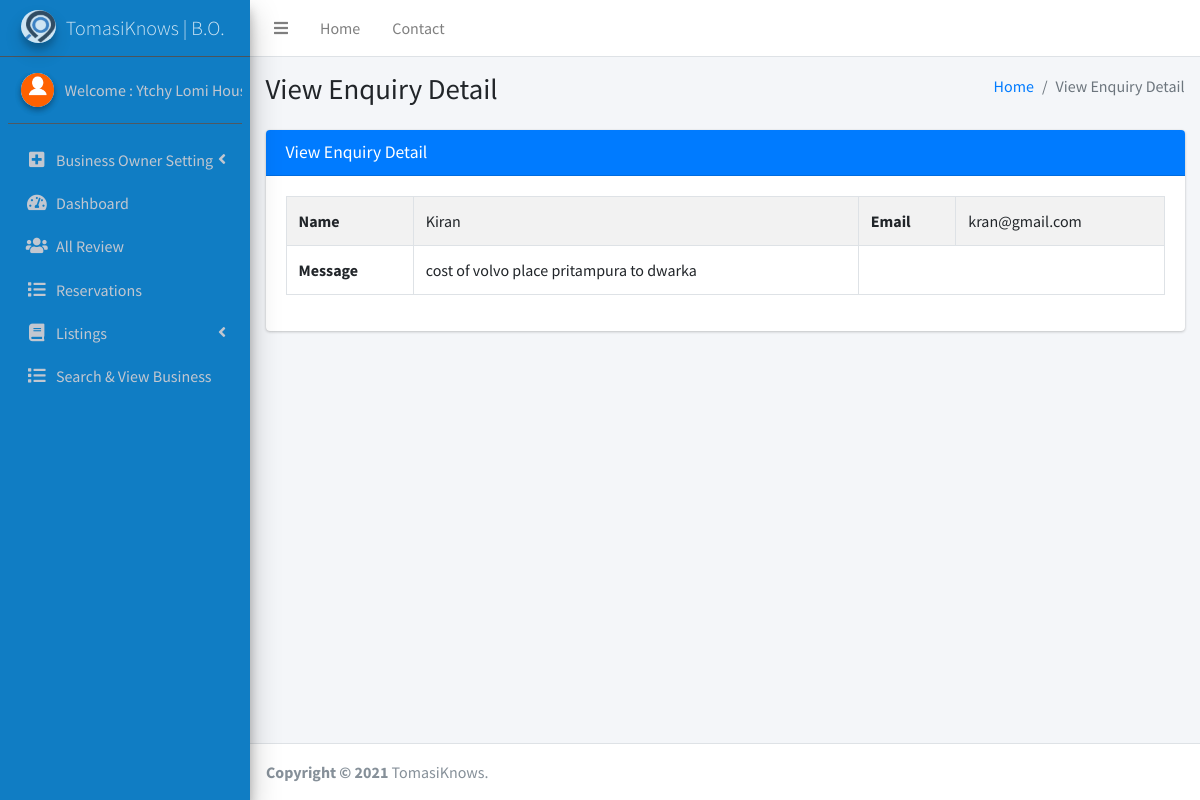
The page /admin/view-enquiry.php?vid=1 (signed in) on the database its author committed.
### tables this page shows
CREATE TABLE `tblcontact` (
  `ID` int(10) NOT NULL AUTO_INCREMENT,
  `Name` varchar(200) DEFAULT NULL,
  `Email` varchar(200) DEFAULT NULL,
  `Message` mediumtext DEFAULT NULL,
  `EnquiryDate` timestamp NOT NULL DEFAULT current_timestamp(),
  `IsRead` int(5) DEFAULT NULL,
  `isDeleted` int(11) DEFAULT 0,
  PRIMARY KEY (`ID`)
);

### admin/view-enquiry.php (the view, shortened to what this page needs)
<?php
if (strlen($_SESSION['lssemsaid']==0)) {
  header('location:logout.php');
  } else{
  ?>
<!DOCTYPE html>
<html>
<head>
  <link rel="stylesheet" href="plugins/fontawesome-free/css/all.min.css">
  <link rel="stylesheet" href="https://code.ionicframework.com/ionicons/2.0.1/css/ionicons.min.css">
  <link rel="stylesheet" href="dist/css/adminlte.min.css">
</head>
<body class="hold-transition sidebar-mini">
<div class="wrapper">
  <?php include_once('includes/header.php');?>
<?php include_once('includes/sidebar.php');?>
  <div class="content-wrapper">
    <section class="content-header">
      <div class="container-fluid">
        <div class="row mb-2">
          <div class="col-sm-6">
            <h1>View Enquiry Detail</h1>
          </div>
          <div class="col-sm-6">
            <ol class="breadcrumb float-sm-right">
              <li class="breadcrumb-item"><a href="dashboard.php">Home</a></li>
              <li class="breadcrumb-item active">View Enquiry Detail</li>
            </ol>
          </div>
        </div>
      </div>
    </section>
    <section class="content">
      <div class="container-fluid">
        <div class="row">
          <div class="col-md-12">
            <div class="card card-primary">
              <div class="card-header">
                <h3 class="card-title">View Enquiry Detail</h3>
              </div>
                <div class="card-body">
                  <div class="form-group">
                    <table id="example1" class="table table-bordered table-striped">
                       <?php
$vid=$_GET['vid'];
$sql="select * from tblcontact where ID=:vid";
$query = $dbh -> prepare($sql);
$query-> bindParam(':vid', $vid, PDO::PARAM_STR);
$query->execute();
$results=$query->fetchAll(PDO::FETCH_OBJ);
$cnt=1;
if($query->rowCount() > 0)
{
foreach($results as $row)
{               ?>
  <tr>
    <th>Name</th>
    <td><?php  echo htmlentities($row->Name);?></td>
    <th>Email</th>
    <td><?php  echo htmlentities($row->Email);?></td>
  </tr>
   <tr>
    <th>Message</th>
    <td><?php  echo htmlentities($row->Message);?></td>
  </tr>
                    <?php $cnt=$cnt+1;}} ?></table>
            </div></div>
          </div>
        </div>
      </div>
    </section>
  </div>
<?php include_once('includes/footer.php');?>
</div>
</body>
</html>
<?php }  ?>

### admin/includes/sidebar.php (shortened to what this page needs)
  <aside class="main-sidebar sidebar-dark-primary elevation-4" style="background-color: #107DC4; !important">
    <a href="dashboard.php" class="brand-link" style="font-weight:bold; font-size:20px;">
      <img src="../bg/logo.jpg" alt="System Logo" class="brand-image img-circle elevation-3" style="opacity: .8; width: 35px; margin-right: 10px;">
      <span class="brand-text font-weight-light">TomasiKnows | <?php echo ($_SESSION['usertype']) == 1 ? "Admin" : "B.O."?></span>
    </a>
    <div class="sidebar">
      <div class="user-panel mt-3 pb-3 mb-3 d-flex">
        <div class="image">
          <img src="dist/img/download.png" class="img-circle elevation-2" alt="User Image">
        </div>
        <div class="info">
<?php
$aid=$_SESSION['lssemsaid'];
$sql="SELECT AdminName,Business_name  from  tbladmin where ID=:aid";
$query = $dbh -> prepare($sql);
$query->bindParam(':aid',$aid,PDO::PARAM_STR);
$query->execute();
$results=$query->fetchAll(PDO::FETCH_OBJ);
$cnt=1;
if($query->rowCount() > 0)
{
foreach($results as $row)
{               ?>
          <a href="admin-profile.php" class="d-block">Welcome :    <?php  echo  ($_SESSION['usertype']) == 1 ? $row->AdminName :  $row->Business_name  ?></a>
          <?php $cnt=$cnt+1;}} ?>
        </div>
      </div>
      <nav class="mt-2">
        <ul class="nav nav-pills nav-sidebar flex-column" data-widget="treeview" role="menu" data-accordion="false">
            <li class="nav-item has-treeview">
            <a href="#" class="nav-link">
              <i class="nav-icon fas fa-plus-square"></i>
              <p>
              <?php echo ($_SESSION['usertype']) == 1 ? "Admin" : "Business Owner"?> Setting
                <i class="fas fa-angle-left right"></i>
              </p>
            </a>
          </li>
          <li class="nav-item">
            <a href="dashboard.php" class="nav-link">
              <i class="nav-icon fas fa-tachometer-alt"></i>
              <p>
                Dashboard
               </p>
            </a>
          </li>
          <li class="nav-item has-treeview ">
            <a href="all-review.php" class="nav-link">
              <i class="nav-icon fas fa-users"></i>
              <p>
                All Review
               </p>
            </a>
          </li>
<li class="nav-item has-treeview">
  <a href="reservations.php" class="nav-link">
    <i class="nav-icon fas fa-list"></i>
    <p>
      Reservations
    </p>
  </a>
</li>
<li class="nav-item has-treeview <?php echo ($_SESSION['usertype']) == 1 ? "d-none" : ""?>">
  <a href="#" class="nav-link">
    <i class="nav-icon fas fa-book"></i>
    <p>
      Listings
      <i class="fas fa-angle-left right"></i>
    </p>
  </a>
</li>
<li class="nav-item has-treeview <?php echo ($_SESSION['usertype']) == 1 ? "d-none" : ""?>">
  <a href="search.php" class="nav-link <?php echo (in_array(basename(parse_url($_SERVER['REQUEST_URI'], PHP_URL_PATH)), ['search.php', 'search_listing.php']) ? 'active' : ''); ?>">
    <i class="nav-icon fas fa-list"></i>
    <p>
      Search & View Business
    </p>
  </a>
</li>
        </ul>
      </nav>
    </div>
  </aside>

### rows shown on the page
tblcontact: Name "Kiran", Email "kran@gmail.com", Message "cost of volvo place pritampura to dwarka"

### other values the page prints
$row->Business_name "Ytchy Lomi…"
